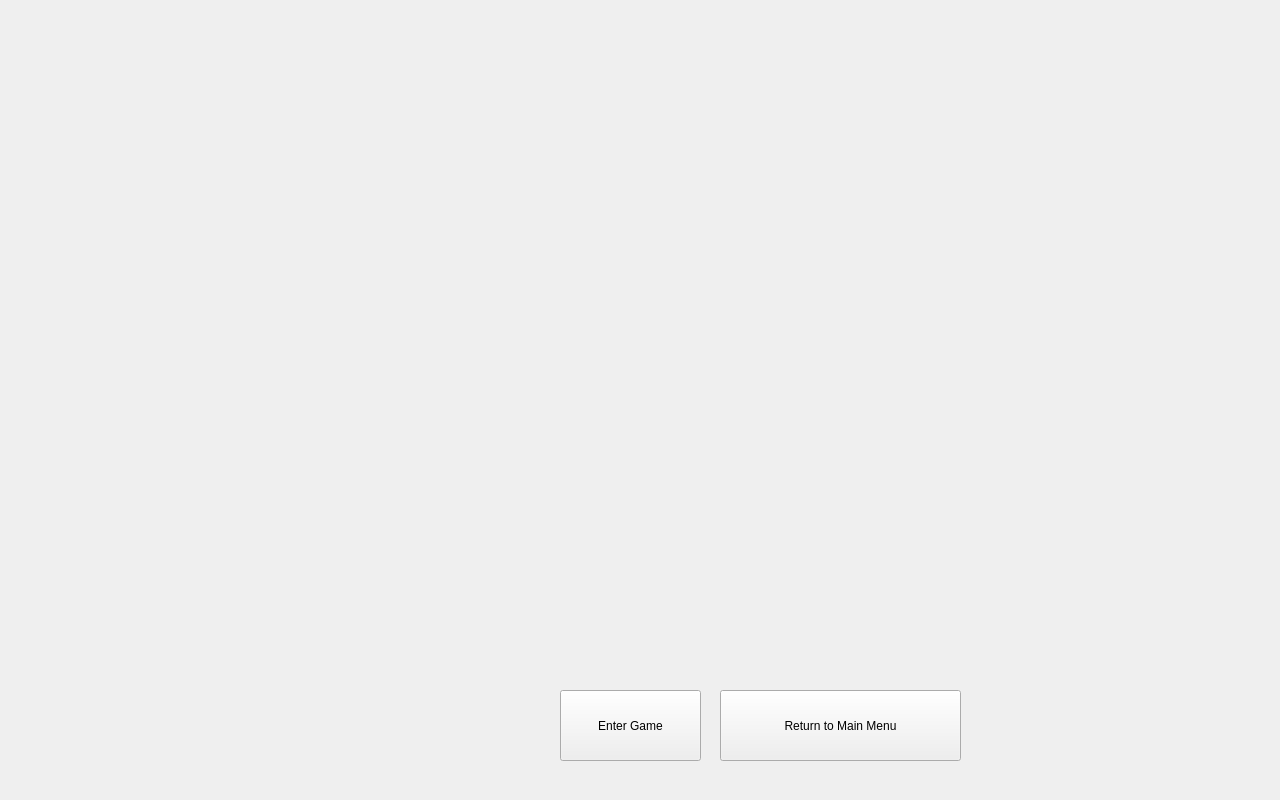
<?xml version="1.0" encoding="UTF-8"?>
<ui version="4.0">
 <class>MapPage</class>
 <widget class="QWidget" name="MapPage">
  <property name="geometry">
   <rect>
    <x>0</x>
    <y>0</y>
    <width>1280</width>
    <height>800</height>
   </rect>
  </property>
  <property name="windowTitle">
   <string>Form</string>
  </property>
  <widget class="QPushButton" name="enterGameButton">
   <property name="geometry">
    <rect>
     <x>560</x>
     <y>690</y>
     <width>141</width>
     <height>71</height>
    </rect>
   </property>
   <property name="sizePolicy">
    <sizepolicy hsizetype="Fixed" vsizetype="Fixed">
     <horstretch>0</horstretch>
     <verstretch>0</verstretch>
    </sizepolicy>
   </property>
   <property name="text">
    <string>Enter Game</string>
   </property>
  </widget>
  <widget class="QPushButton" name="returnToMenuButton">
   <property name="geometry">
    <rect>
     <x>720</x>
     <y>690</y>
     <width>241</width>
     <height>71</height>
    </rect>
   </property>
   <property name="text">
    <string>Return to Main Menu</string>
   </property>
  </widget>
  <widget class="QLabel" name="label">
   <property name="geometry">
    <rect>
     <x>0</x>
     <y>0</y>
     <width>1281</width>
     <height>801</height>
    </rect>
   </property>
   <property name="text">
    <string/>
   </property>
   <property name="pixmap">
    <pixmap resource="resources.qrc">:/images/assets/world_map.jpg</pixmap>
   </property>
   <property name="scaledContents">
    <bool>true</bool>
   </property>
  </widget>
  <zorder>label</zorder>
  <zorder>enterGameButton</zorder>
  <zorder>returnToMenuButton</zorder>
 </widget>
 <resources>
  <include location="resources.qrc"/>
 </resources>
 <connections/>
</ui>
